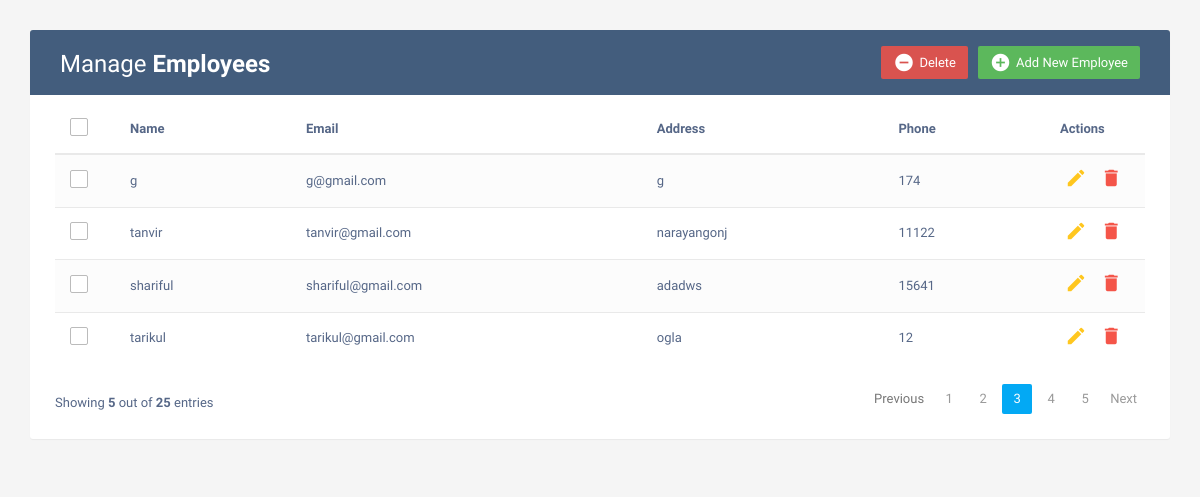
The page / on the database its author committed.
### myapp/models.py (models this page shows, shortened)
class Employess(models.Model):
    name = models.CharField(max_length=50)
    email =models.EmailField()
    address =models.TextField()
    phone = models.IntegerField()

### myapp/views.py (the view)
# urls.py: path('', views.index, name='index'),
def index(request):
    emp = Employess.objects.all()
    context = {
        'emp': emp,
    }
    return render(request,'index.html', context)

### myapp/templates/index.html (shortened to what this page needs)
<!DOCTYPE html>
<html lang="en">
<head>
<link rel="stylesheet" href="https://maxcdn.bootstrapcdn.com/font-awesome/4.7.0/css/font-awesome.min.css">
<link rel="stylesheet" href="https://maxcdn.bootstrapcdn.com/bootstrap/3.3.7/css/bootstrap.min.css">
  <body>
    <div class="container">
        <div class="table-wrapper">
            <div class="table-title">
                <div class="row">
                    <div class="col-sm-6">
						<h2>Manage <b>Employees</b></h2>
					</div>
					<div class="col-sm-6">
						<a href="#addEmployeeModal" class="btn btn-success" data-toggle="modal"><i class="material-icons">&#xE147;</i> <span>Add New Employee</span></a>
						<a href="#deleteEmployeeModal" class="btn btn-danger" data-toggle="modal"><i class="material-icons">&#xE15C;</i> <span>Delete</span></a>
					</div>
                </div>
            </div>
            <table class="table table-striped table-hover">
                <thead>
                    <tr>
						<th>
							<span class="custom-checkbox">
								<label for="selectAll"></label>
							</span>
						</th>
                        <th>Name</th>
                        <th>Email</th>
						<th>Address</th>
                        <th>Phone</th>
                        <th>Actions</th>
                    </tr>
                </thead>
                <tbody>
                    {% for i in emp%}
                    <tr>
						<td>
							<span class="custom-checkbox">
								<label for="checkbox1"></label>
							</span>
						</td>
                        <td>{{i.name}}</td>
                        <td>{{i.email}}</td>
						<td>{{i.address}}</td>
                        <td>{{i.phone}}</td>
                        <td>
                            <a href="#editEmployeeModal-{{forloop.counter}}" class="edit" data-toggle="modal"><i class="material-icons" data-toggle="tooltip" title="Edit">&#xE254;</i></a>
                            <a href="#deleteEmployeeModal" class="delete" data-toggle="modal"><i class="material-icons" data-toggle="tooltip" title="Delete">&#xE872;</i></a>
                        </td>
                    </tr>
                     {% endfor %}
                </tbody>
            </table>
			<div class="clearfix">
                <div class="hint-text">Showing <b>5</b> out of <b>25</b> entries</div>
                <ul class="pagination">
                    <li class="page-item disabled"><a href="#">Previous</a></li>
                    <li class="page-item"><a href="#" class="page-link">1</a></li>
                    <li class="page-item"><a href="#" class="page-link">2</a></li>
                    <li class="page-item active"><a href="#" class="page-link">3</a></li>
                    <li class="page-item"><a href="#" class="page-link">4</a></li>
                    <li class="page-item"><a href="#" class="page-link">5</a></li>
                    <li class="page-item"><a href="#" class="page-link">Next</a></li>
                </ul>
            </div>
        </div>
    </div>
</body>
</html>

### myapp/templates/index.html (style rules this page uses)
body { color: #566787; background: #f5f5f5; font-family: 'Varela Round', sans-serif; font-size: 13px; }
.table-wrapper { background: #fff; padding: 20px 25px; margin: 30px 0; border-radius: 3px; box-shadow: 0 1px 1px rgba(0,0,0,.05); }
.table-title { padding-bottom: 15px; background: #435d7d; color: #fff; padding: 16px 30px; margin: -20px -25px 10px; border-radius: 3px 3px 0 0; }
.table-title h2 { margin: 5px 0 0; font-size: 24px; }
.table-title .btn { color: #fff; float: right; font-size: 13px; border: none; min-width: 50px; border-radius: 2px; border: none; outline: none !important; margin-left: 10px; }
.table-title .btn i { float: left; font-size: 21px; margin-right: 5px; }
.table-title .btn span { float: left; margin-top: 2px; }
table.table tr th, table.table tr td { border-color: #e9e9e9; padding: 12px 15px; vertical-align: middle; }
table.table tr th:first-child { width: 60px; }
table.table tr th:last-child { width: 100px; }
table.table-striped tbody tr:nth-of-type(odd) { background-color: #fcfcfc; }
table.table td:last-child i { opacity: 0.9; font-size: 22px; margin: 0 5px; }
table.table td a { font-weight: bold; color: #566787; display: inline-block; text-decoration: none; outline: none !important; }
table.table td a.edit { color: #FFC107; }
table.table td a.delete { color: #F44336; }
table.table td i { font-size: 19px; }
.pagination { float: right; margin: 0 0 5px; }
.pagination li a { border: none; font-size: 13px; min-width: 30px; min-height: 30px; color: #999; margin: 0 2px; line-height: 30px; border-radius: 2px !important; text-align: center; padding: 0 6px; }
.pagination li.active a, .pagination li.active a.page-link { background: #03A9F4; }
.hint-text { float: left; margin-top: 10px; font-size: 13px; }
.custom-checkbox { position: relative; }
.custom-checkbox label:before { width: 18px; height: 18px; }
.custom-checkbox label:before { content: ''; margin-right: 10px; display: inline-block; vertical-align: text-top; background: white; border: 1px solid #bbb; border-radius: 2px; box-sizing: border-box; z-index: 2; }

### rows shown on the page
Employess: name "g", email "g@gmail.com", address "g", phone "174"
Employess: name "tanvir", email "tanvir@gmail.com", address "narayangonj", phone "11122"
Employess: name "shariful", email "shariful@gmail.com", address "adadws", phone "15641"
Employess: name "tarikul", email "tarikul@gmail.com", address "ogla", phone "12"
